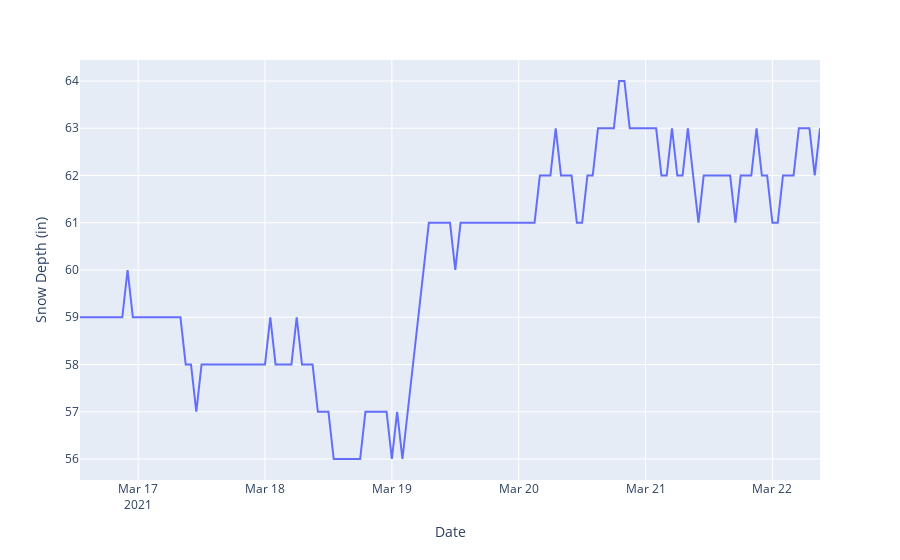

The cell this chart's notebook holds for it:
### Code cell
fig = px.line(win, x=win.index, y='SNWD.I-1 (in) ',
              labels={
                     "SNWD.I-1 (in) ": "Snow Depth (in)",
                     "date_time": "Date"
                 }
             )
fig.show()

### Figure 1 — Plotly figure (JSON) as saved in the notebook; plotly's stock layout.template omitted (floating-point values rounded to 4 significant figures; data arrays with more than 128 entries replaced by an {"elided": "..."} marker saying what was removed)
{"data": [{"hovertemplate": "Date=%{x}<br>Snow Depth (in)=%{y}<extra></extra>", "legendgroup": "", "line": {"color": "#636efa", "dash": "solid"}, "mode": "lines", "name": "", "orientation": "v", "showlegend": false, "type": "scatter", "x": {"elided": "141 str values"}, "xaxis": "x", "y": {"elided": "141 int values"}, "yaxis": "y"}], "layout": {"legend": {"tracegroupgap": 0}, "margin": {"t": 60}, "xaxis": {"anchor": "y", "domain": [0, 1], "title": {"text": "Date"}}, "yaxis": {"anchor": "x", "domain": [0, 1], "title": {"text": "Snow Depth (in)"}}}}
